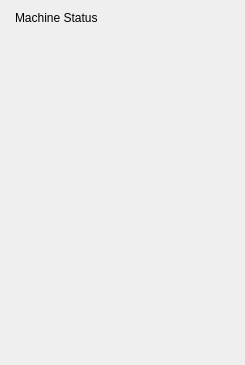
            <widget class="QWidget" name="page_9">
             <widget class="QLabel" name="label_17">
              <property name="geometry">
               <rect>
                <x>15</x>
                <y>10</y>
                <width>116</width>
                <height>16</height>
               </rect>
              </property>
              <property name="text">
               <string>Machine Status</string>
              </property>
             </widget>
             <widget class="StatusLabel" name="statuslabel_43">
              <property name="geometry">
               <rect>
                <x>95</x>
                <y>310</y>
                <width>141</width>
                <height>16</height>
               </rect>
              </property>
              <property name="rules" stdset="0">
               <string>[{&quot;channels&quot;: [{&quot;url&quot;: &quot;status:active_queue?string&quot;, &quot;trigger&quot;: true}], &quot;property&quot;: &quot;Text&quot;, &quot;expression&quot;: &quot;ch[0]&quot;, &quot;name&quot;: &quot;New Rule&quot;}]</string>
              </property>
             </widget>
             <widget class="StatusLabel" name="statuslabel_44">
              <property name="geometry">
               <rect>
                <x>95</x>
                <y>340</y>
                <width>141</width>
                <height>16</height>
               </rect>
              </property>
              <property name="rules" stdset="0">
               <string>[{&quot;channels&quot;: [{&quot;url&quot;: &quot;status:active_queue?string&quot;, &quot;trigger&quot;: true}], &quot;property&quot;: &quot;Text&quot;, &quot;expression&quot;: &quot;ch[0]&quot;, &quot;name&quot;: &quot;New Rule&quot;}]</string>
              </property>
             </widget>
            </widget>
